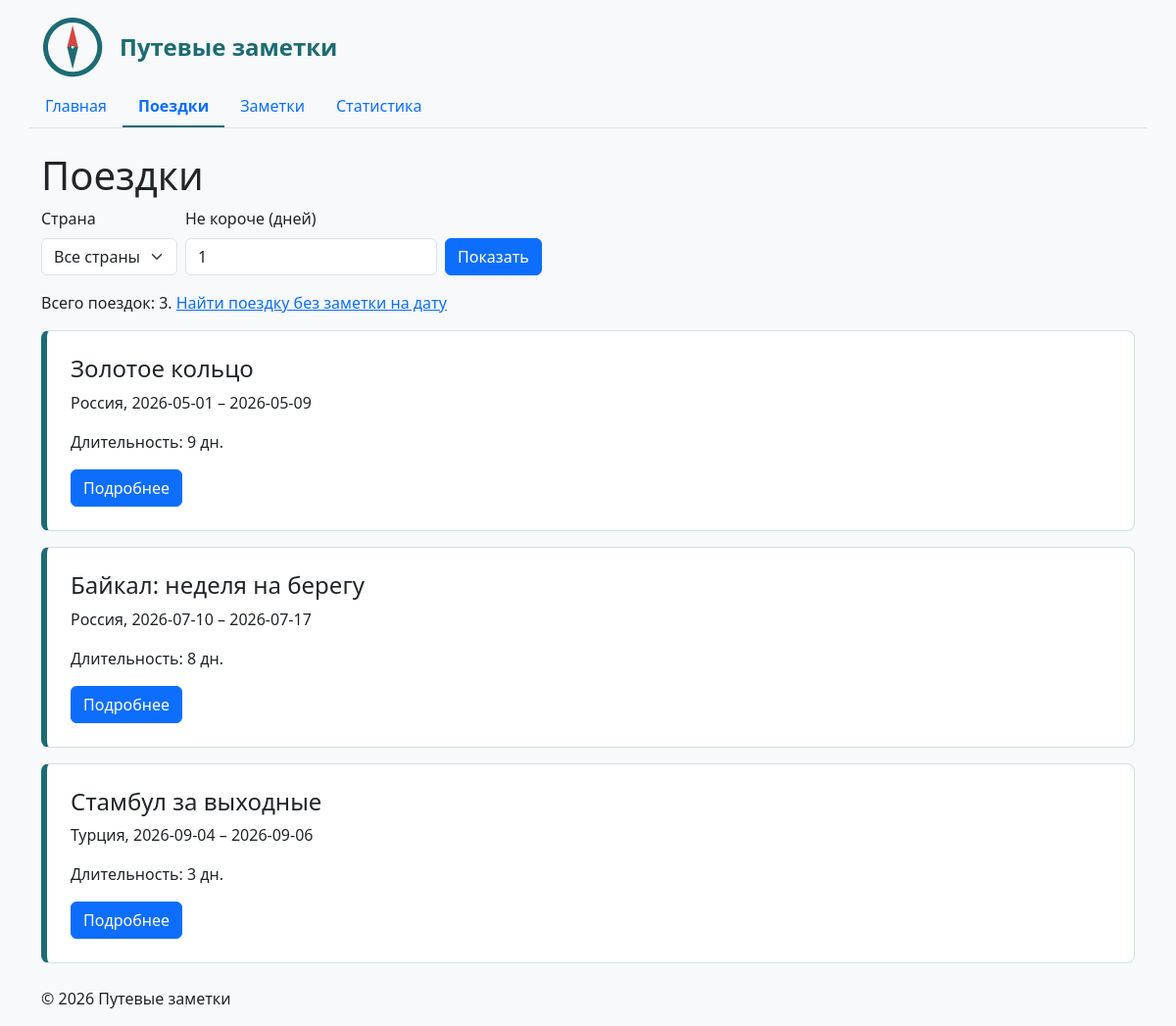
The page /trips/ on the database its author committed.
### trips/views.py (the view)
# urls.py: path("trips/", include("trips.urls")),
def trips(request):
    country = request.GET.get("country", "")
    try:
        min_days = int(request.GET.get("min_days", 1))
    except ValueError:
        min_days = 1
    with closing(get_connection()) as conn:
        conn.row_factory = sqlite3.Row
        trips_data = conn.execute(
            """
            SELECT * FROM (
                SELECT
                    id,
                    title,
                    country,
                    start_date,
                    end_date,
                    CAST(julianday(end_date) - julianday(start_date)
                         AS INTEGER) + 1 AS duration_days
                FROM trips
            )
            WHERE (? = '' OR country = ?)
              AND duration_days >= ?
            ORDER BY start_date;
            """,
            [country, country, min_days],
        ).fetchall()
        countries = conn.execute(
            "SELECT DISTINCT country FROM trips ORDER BY country;"
        ).fetchall()
    return render(
        request,
        "trips/trip_list.html",
        {
            "trips": trips_data,
            "countries": countries,
            "selected_country": country,
            "min_days": min_days,
        },
    )

### db/database.py (called while the page is built)
def get_connection() -> sqlite3.Connection:
    conn = sqlite3.connect(DB_PATH)
    conn.execute("PRAGMA foreign_keys = ON")
    return conn

### trips/templates/trips/trip_list.html (shortened to what this page needs)
{% extends "base.html" %}
{% block content %}
    <h1>Поездки</h1>
    <form method="get" class="row g-2 align-items-end mb-3">
        <div class="col-auto">
            <label for="country" class="form-label">Страна</label>
            <select name="country" id="country" class="form-select">
                <option value="">Все страны</option>
            </select>
        </div>
        <div class="col-auto">
            <label for="min_days" class="form-label">
                Не короче (дней)
            </label>
            <input
                type="number"
                min="1"
                name="min_days"
                id="min_days"
                value="{{ min_days }}"
                class="form-control"
            >
        </div>
        <div class="col-auto">
            <button type="submit" class="btn btn-primary">Показать</button>
        </div>
    </form>
    <p>
        Всего поездок: {{ trips|length }}.
        <a href="{% url 'trips:available' %}">
            Найти поездку без заметки на дату
        </a>
    </p>
    {% for trip in trips %}
        {% include "trips/includes/trip_card.html" %}
    {% empty %}
        <p>Поездки не найдены.</p>
    {% endfor %}
{% endblock %}

### trips/templates/trips/includes/trip_card.html
<article class="card trip-card mb-3">
    <div class="card-body">
        <h2 class="card-title h4">
            {{ trip.title|default:"Без названия" }}
        </h2>
        <p class="card-text">
            {{ trip.country }},
            {{ trip.start_date }} – {{ trip.end_date }}
        </p>
        <p class="card-text">
            Длительность: {{ trip.duration_days }} дн.
        </p>
        <a
            href="{% url 'trips:detail' trip.id %}"
            class="btn btn-primary"
        >
            Подробнее
        </a>
    </div>
</article>

### homepage/static/homepage/css/style.css (style rules this page uses)
body { min-height: 100vh; background-color: #f7f9fa; }
.trip-card { margin-bottom: 1rem; padding: 0.5rem; border: 1px solid #cfe0e2; border-left: 6px solid #1d6b73; border-radius: 8px; }

### rows shown on the page
trips: title "Золотое кольцо", country "Россия", start_date "2026-05-01", end_date "2026-05-09", duration_days "9"
trips: title "Байкал: неделя на берегу", country "Россия", start_date "2026-07-10", end_date "2026-07-17", duration_days "8"
trips: title "Стамбул за выходные", country "Турция", start_date "2026-09-04", end_date "2026-09-06", duration_days "3"

### other values the page prints
{{ trips|length }} "3"
